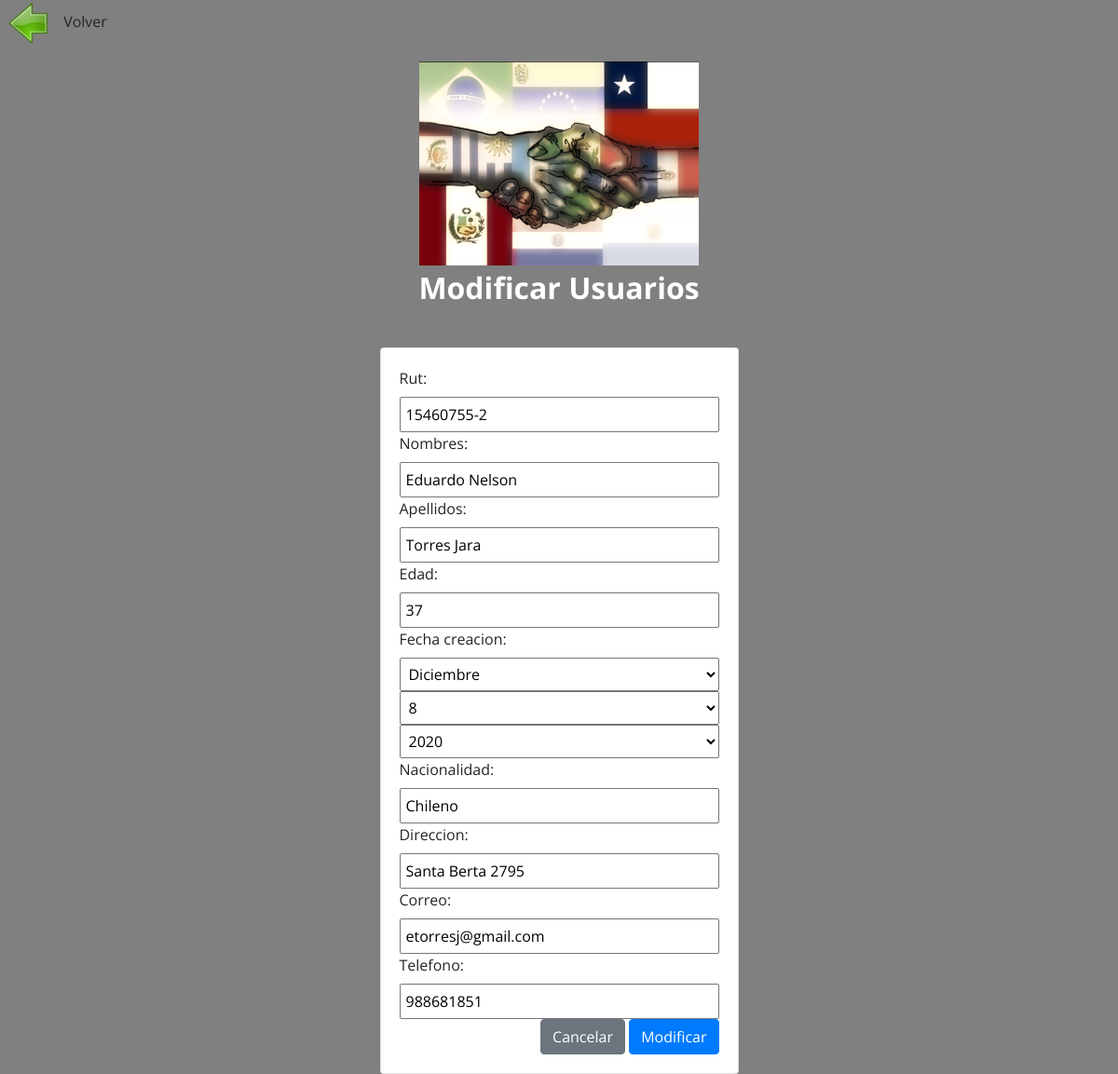
Page /modificar/15460755-2/ on the committed database.
### app/models.py (models this page shows, shortened)
class Agregar(models.Model):
    rut = models.CharField(max_length=200, default='', blank=False)
    nombres = models.CharField(max_length=200, default='', blank=False)
    apellidos = models.CharField(max_length=200, default='', blank=False)
    edad = models.IntegerField()
    fecha_creacion = models.DateField(default='', blank=False)
    nacionalidad = models.CharField(max_length=200, default='')
    direccion = models.CharField(max_length=200, default='')
    correo = models.EmailField(max_length=200, default='')
    telefono = models.IntegerField()

### app/views.py (the view, shortened to what this page needs)
# urls.py: path('modificar/<rut>/', modificar, name="modificar"),
def modificar(request, rut):
    usuarios = get_object_or_404(Agregar,rut=rut)
    data = {
        'form':AgregarForm(instance=usuarios)
    }
    return render(request, 'app/modificar.html',data)

### app/forms.py
class AgregarForm(forms.ModelForm):
    class Meta:
        model = Agregar
        fields = '__all__'
        widgets = {
            "fecha_creacion": forms.widgets.SelectDateWidget()
        }

### app/templates/app/modificar.html (shortened to what this page needs)
<!DOCTYPE html>
<html lang="es">
<head>
    {% load static %}
    <link rel="stylesheet" href="https://maxcdn.bootstrapcdn.com/bootstrap/4.0.0/css/bootstrap.min.css">
    <link rel="stylesheet" href="{% static 'app/assets/css/estilos2.css' %}">
</head>
<body>
    {% load static %}
    <p><a href="{% url 'menu' %}" ><img src="{% static 'app/img/back.png' %}" alt="volver"></a> Volver</p>
    <div class="contenedor">
        <header>
            <div class="logo">
                <div class="imagen">
                    {% load static %}
                    <a href="{% url 'menu' %}"><img src="{% static 'app/img/logo.png' %}" class="responsive"  alt="Logo"></a>
                </div>
                <p>Modificar Usuarios</p>
            </div>
        </header>
                <div class="row">
                    <div class="col-12 col-md-6 offset-md-3">
                        <div class="card">
                            <div class="card-body">
                        <form action="" method="post">
                            {{ form }}
                            <div class="d-flex justify-content-end">
                                <input type="reset" value="Cancelar" class="btn btn-secondary">
                                <input type="submit" value="Modificar" class="btn btn-primary">
                            </div>
                        </form>
                    </div>
                </div>
            </div>
        </div>
    </div>
    {% load static %}
</body>
</html>

### app/static/app/assets/css/estilos2.css (style rules this page uses)
* { margin:0; padding:0; box-sizing: border-box; }
body { background-color:grey; font-family: 'Open Sans', sans-serif; }
header .logo { text-align: center; margin-bottom: 40px; color: #ffffff; font-size: 32px; font-weight: 700; }
.contenedor { width: 90%; max-width: 800px; margin: auto; }
input[type=text], input[type=email], input[type=number], select, textarea { width: 100%; padding: 5px; }

### rows in the picture
Agregar: rut "15460755-2", nombres "Eduardo Nelson", apellidos "Torres Jara", edad "37", nacionalidad "Chileno", direccion "Santa Berta 2795", correo "etorresj@gmail.com", telefono "988681851"
